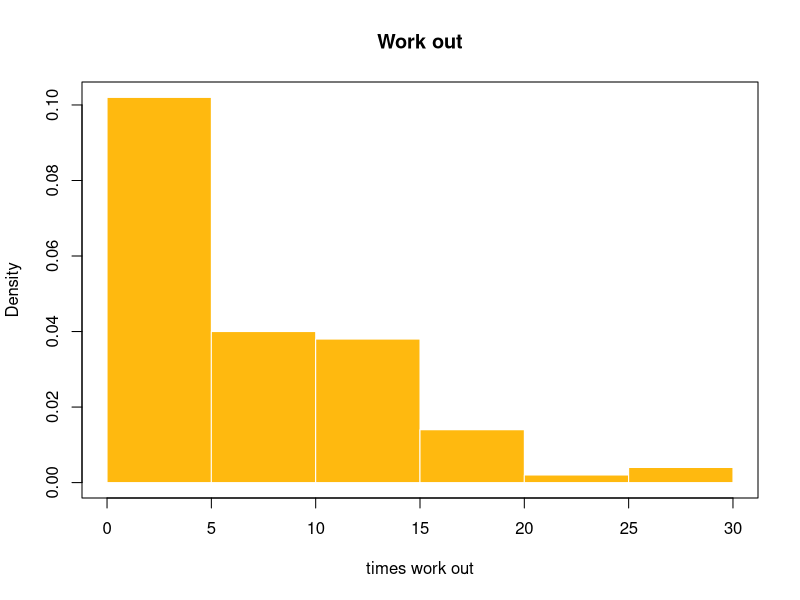
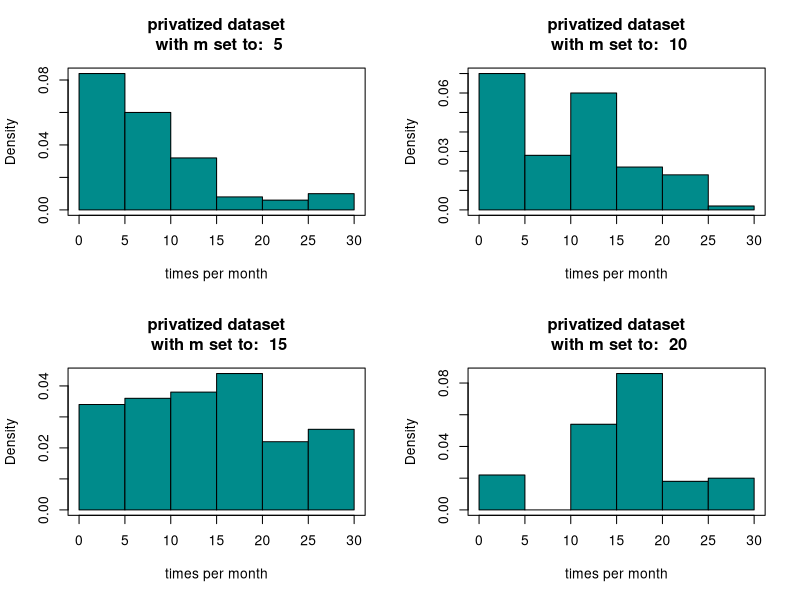
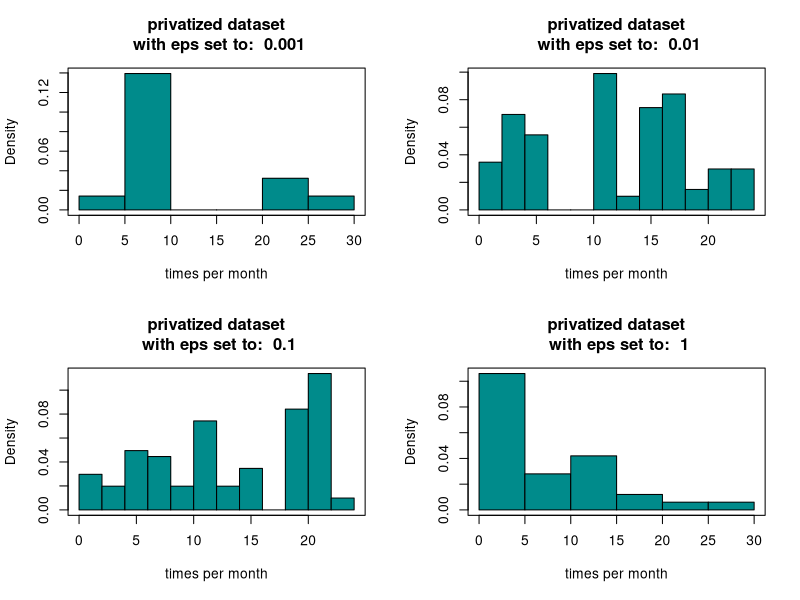
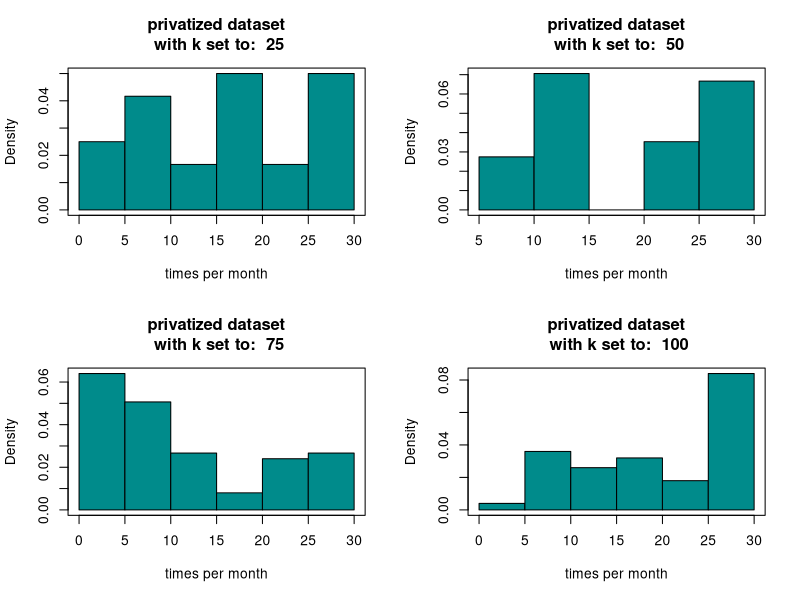

Write the R code that produced these figures, in order.
rm(list = ls())    # Clean the environment
library(VGAM)    
library(readr)  

##### Load the dataset #####
fitness <- read_csv("fitness.csv")   # Read the dataset
n <- nrow(fitness)                   # Number of observations

colnames(fitness) <- c("index" , "Frequences_per_mounth")   # Rename the column
fitness$index <- seq(from = 1 , to = n , by = 1)            # Indexing
##### Plotting & Summary statistics #####
# Historam 
par(mfrow = c(1,1))
hist(fitness$Frequences_per_mounth , col = "darkgoldenrod1" , 
     main = "Work out" , freq = F , xlab = "times work out",
     border = "white")
box()
summary(fitness$Frequences_per_mounth)
# Normalize the data  
maximum <- max(fitness$Frequences_per_mounth)
minimun <-  min(fitness$Frequences_per_mounth)
fitness$norm <-  round(( fitness$Frequences_per_mounth -  minimun ) / (maximum - minimun) , 2)
##### Build the privatized function #####
privatized_engine <- function(
    data = fitness$norm, m = 20 , h = 1 / m , eps = 0.1  )
  {
  n = length(data)        # Number of the observations
  bins <-  seq(0,1,h)     # Number of bins
  intervals <- cut( data, bins, include.lowest = T)   
  pj_hat <- table(intervals) / n   
  p_hat <- as.vector(pj_hat / h)
  nu <- rlaplace(m, 0, 2/eps)  # Perturbeb data
  Dj <- table(intervals) + nu 
  Dj[Dj < 0] = 0 
  qj_hat = Dj
  if (sum(qj_hat) != 0){qj_hat <- qj_hat / sum(qj_hat)} else {qj_hat <- rep(0, length(qj_hat))}
  

  q_absfre <- round(qj_hat * n , 0 )

 
  Z <- c()         #Build the new dataset
  i <- 0
  for ( x in q_absfre ){
    i <- i + 1
    Z <- c(Z, runif(x, bins[i],bins[i+1]))
  }
  
  private_dat <- data.frame(Z)
  
  private_dat$index <- seq(from = 1 , to = length(private_dat) , 1) 
  
  colnames(private_dat) <- c("privatized_times_norm" , "index")
  private_dat$privatized_times <- (private_dat$privatized_times_norm) * maximum
  return(private_dat)
  
}





##### Different set-up ####
m_vec   <- c(  5   ,  10 ,  15 , 20)    # Number of bins
eps_vec <- c( .001 , .01 , .1  ,  1)    # level of privacy
k_vec   <- c(  25  ,  50 ,  75 , 100 )  # (half -  3/4  - all) of the data 

##### Run over m let be fixed the other parameters #####
summary_stats_m <- matrix( NA , nrow = length(m_vec) , ncol = 6)
hist_m <- c()
colnames(summary_stats_m) <-  c("Min", "1st Qu" , "Median" , "Mean" , "3rd Qu" , "Max" )
rownames(summary_stats_m) <- m_vec
par(mfrow= c(2,2))
i <- 1
for (x in m_vec){
  dataset <- privatized_engine(data = fitness$norm , m = x)
  summary_stats_m[i,] <- summary(dataset$privatized_times) 
 
  hist(dataset$privatized_times, main = paste(" privatized dataset \n with m set to: " , x ) , xlab = 'times per month' , freq = F , col = "cyan4")
  box()
  i <- i + 1
}


summary(fitness$Frequences_per_mounth)
summary_stats_m
#####

#### Run over eps let be fixed the other parameters ####
summary_stats_eps <- matrix( NA , nrow = length(eps_vec) , ncol = 6)
hist_eps <- c()
colnames(summary_stats_eps) <-  c("Min", "1st Qu" , "Median" , "Mean" , "3rd Qu" , "Max" )
rownames(summary_stats_eps) <- eps_vec
par(mfrow= c(2,2))
i <- 1
for (x in eps_vec){
  dataset <- privatized_engine(data = fitness$norm , eps = x)
  summary_stats_eps[i,] <- summary(dataset$privatized_times) 
  
  hist(dataset$privatized_times, main = paste(" privatized dataset \n with eps set to: " , x ) , xlab = 'times per month' , freq = F , col = "cyan4")
  box()
  i <- i + 1
}
summary(fitness$Frequences_per_mounth)
summary_stats_eps
#####


##### Run over k let be fixed the other parameters #####
summary_stats_k <- matrix( NA , nrow = length(k_vec) , ncol = 6)
colnames(summary_stats_m) <-  c("Min", "1st Qu" , "Median" , "Mean" , "3rd Qu" , "Max" )
rownames(summary_stats_m) <- k_vec
par(mfrow= c(2,2))
i <- 1
for (x in k_vec){
  dataset <- privatized_engine(data = fitness$norm[1:x])
  summary_stats_k[i,] <- summary(dataset$privatized_times) 
  
  hist(dataset$privatized_times, main = paste(" privatized dataset \n with k set to: " , x ) , xlab = 'times per month' , freq = F , col = "cyan4")
  box()
  i <- i + 1
}


summary(fitness$Frequences_per_mounth)
summary_stats_k
#####
